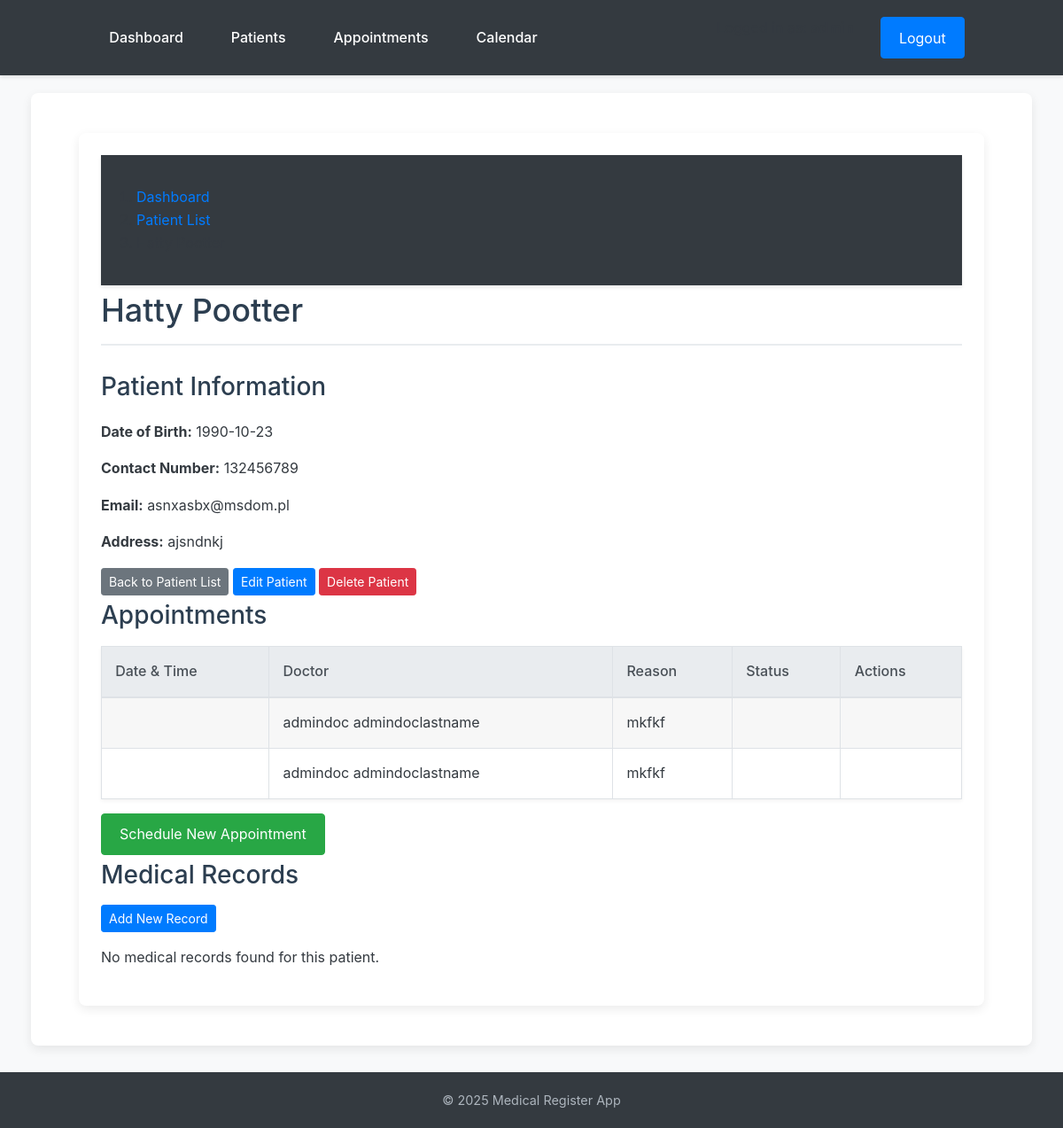
The page /patients/1/ (signed in) on the database its author committed.
### kummapp/models.py (models this page shows, shortened)
class Patient(models.Model):
    user = models.OneToOneField(User, on_delete=models.CASCADE, null=True, blank=True)
    first_name = models.CharField(max_length=100)
    last_name = models.CharField(max_length=100)
    date_of_birth = models.DateField()
    address = models.CharField(max_length=200)
    phone_number = models.CharField(max_length=15)
    email = models.EmailField(max_length=100, unique=True)

class Appointment(models.Model):
    patient = models.ForeignKey(Patient, on_delete=models.CASCADE)
    doctor = models.ForeignKey(Doctor, on_delete=models.CASCADE)
    appointment_date = models.DateTimeField()
    reason = models.TextField()
    notes = models.TextField(blank=True, null=True)

class Doctor(models.Model):
    user = models.OneToOneField(User, on_delete=models.CASCADE)
    first_name = models.CharField(max_length=100)
    last_name = models.CharField(max_length=100)
    specialization = models.CharField(max_length=100)
    phone_number = models.CharField(max_length=15)
    email = models.EmailField(max_length=100, unique=True)

### kummapp/views.py (the view)
# urls.py: path('patients/<int:patient_id>/', views.patient_detail, name='patient_detail'),
@login_required
def patient_detail(request, patient_id):
    patient = Patient.objects.get(id=patient_id)
    appointments = Appointment.objects.filter(patient=patient).order_by('-appointment_date')
    medical_records = MedicalRecord.objects.filter(patient=patient).order_by('-visit_date')
    context = {
        'patient': patient,
        'appointments': appointments,
        'medical_records': medical_records
    }
    return render(request, 'kummapp/patient_detail.html', context)

### kummapp/templates/kummapp/patient_detail.html (shortened to what this page needs)
{% extends "kummapp/layout.html" %}
{% block content %}
<div class="container patient-detail-container">
    <nav aria-label="breadcrumb">
        <ol class="breadcrumb">
            <li class="breadcrumb-item"><a href="{% url 'index' %}">Dashboard</a></li>
            <li class="breadcrumb-item"><a href="{% url 'patient_list' %}">Patient List</a></li>
            <li class="breadcrumb-item active" aria-current="page">{{ patient.first_name }} {{ patient.last_name }}</li>
        </ol>
    </nav>
    <h1>{{ patient.first_name }} {{ patient.last_name }}</h1>
    <div class="patient-info card mb-4">
        <div class="card-header">
            <h2>Patient Information</h2>
        </div>
        <div class="card-body">
            <p><strong>Date of Birth:</strong> {{ patient.date_of_birth|date:"Y-m-d" }}</p>
            <p><strong>Contact Number:</strong> {{ patient.phone_number }}</p>
            <p><strong>Email:</strong> {{ patient.email }}</p>
            <p><strong>Address:</strong> {{ patient.address }}</p>
            <div class="mt-3">
                <a href="{% url 'patient_list' %}" class="btn btn-secondary btn-sm">Back to Patient List</a>
                <a href="{% url 'edit_patient' patient.id %}" class="btn btn-primary btn-sm">Edit Patient</a>
                <a href="{% url 'delete_patient' patient.id %}" class="btn btn-danger btn-sm" onclick="return confirm('Are you sure you want to delete this patient?');">Delete Patient</a>
            </div>
        </div>
    </div>
    <div class="appointments-section card mb-4">
        <div class="card-header">
            <h2>Appointments</h2>
        </div>
        <div class="card-body">
            {% if appointments %}
                <table class="table table-striped table-hover">
                    <thead>
                        <tr>
                            <th>Date & Time</th>
                            <th>Doctor</th>
                            <th>Reason</th>
                            <th>Status</th>
                            <th>Actions</th>
                        </tr>
                    </thead>
                    <tbody>
                        {% for appointment in appointments %}
                        <tr>
                            <td>{{ appointment.appointment_datetime|date:"Y-m-d H:i" }}</td>
                            <td>{{ appointment.doctor.first_name }} {{ appointment.doctor.last_name }}</td>
                            <td>{{ appointment.reason }}</td>
                            <td>{{ appointment.get_status_display }}</td>
                            <td>
                            </td>
                        </tr>
                        {% endfor %}
                    </tbody>
                </table>
            {% else %}
                <p>No appointments scheduled for this patient.</p>
            {% endif %}
            <a href="{% url 'add_appointment' %}?patient_id={{ patient.id }}" class="btn btn-success mt-3">Schedule New Appointment</a>
        </div>
    </div>
    <div class="medical-records-section card">
        <div class="card-header">
            <h2>Medical Records</h2>
            <a href="{% url 'add_medical_record' patient.id %}" class="btn btn-primary btn-sm float-end">Add New Record</a>
        </div>
        <div class="card-body">
            {% if medical_records %}
                {% for record in medical_records %}
                <div class="medical-record-entry card mb-3">
                    <div class="card-body">
                        <h5 class="card-title">Record on {{ record.visit_date|date:"Y-m-d" }} with Dr. {{ record.doctor.first_name }} {{ record.doctor.last_name }}</h5>
                        <p><strong>Diagnosis:</strong> {{ record.diagnosis }}</p>
                        <p><strong>Treatment:</strong> {{ record.treatment }}</p>
                        <p><strong>Notes:</strong><br>{{ record.notes|linebreaksbr }}</p>
                        <div class="mt-2">
                            <a href="{% url 'edit_medical_record' record.id %}" class="btn btn-secondary btn-sm">Edit Record</a>
                            <a href="{% url 'delete_medical_record' record.id %}" class="btn btn-danger btn-sm" onclick="return confirm('Are you sure you want to delete this medical record?');">Delete Record</a>
                        </div>
                    </div>
                </div>
                {% endfor %}
            {% else %}
                <p>No medical records found for this patient.</p>
            {% endif %}
        </div>
    </div>
</div>
{% endblock %}

### kummapp/templates/kummapp/layout.html (shortened to what this page needs)
<!DOCTYPE html>
<html lang="en">
<head>
    {% load static %}
    <link rel="stylesheet" type="text/css" href="{% static 'kummapp/style.css' %}">
</head>
<body>
    <nav>
        <div class="nav-container">
            <ul class="nav-links">
                <li><a href="{% url 'index' %}">Dashboard</a></li>
                <li><a href="{% url 'patient_list' %}">Patients</a></li>
                <li><a href="{% url 'appointment_list' %}">Appointments</a></li>
                <li><a href="{% url 'calendar' %}">Calendar</a></li>
            </ul>
            <ul class="nav-auth">
                {% if user.is_authenticated %}
                    <li class="nav-user-info">Logged in as: <strong>{{ user.username }}</strong></li>
                    <li><a href="{% url 'logout' %}" class="btn btn-logout">Logout</a></li>
                {% else %}
                    <li><a href="{% url 'login' %}" class="btn btn-login">Login</a></li>
                {% endif %}
            </ul>
        </div>
    </nav>
    <div class="main-content-area container">
        {% block content %}
        {% endblock %}
    </div>
    <footer>
        <p>&copy; 2025 Medical Register App</p>
    </footer>
</body>
</html>

### kummapp/static/kummapp/style.css (style rules this page uses)
body { font-family: -apple-system, BlinkMacSystemFont, "Segoe UI", Roboto, "Helvetica Neue", Arial, sans-serif; margin: 0; background-color: #f8f9fa; color: #343a40; line-height: 1.6; }
.container { width: 90%; max-width: 1200px; margin: 20px auto; background-color: #ffffff; padding: 25px; border-radius: 8px; box-shadow: 0 4px 12px rgba(0, 0, 0, 0.08); }
h1, h2, h3, h4, h5, h6 { color: #2c3e50; margin-top: 0; margin-bottom: 0.75rem; font-weight: 500; }
h1 { font-size: 2.25rem; border-bottom: 2px solid #e9ecef; padding-bottom: 0.5rem; margin-bottom: 1.5rem; }
h2 { font-size: 1.75rem; }
p { margin-bottom: 1rem; }
a { color: #007bff; text-decoration: none; transition: color 0.2s ease-in-out; }
nav { background-color: #343a40; padding: 1.2rem 0; box-shadow: 0 2px 4px rgba(0,0,0,0.1); }
.nav-container { display: flex; justify-content: center; align-items: center; position: relative; max-width: 1200px; margin: 0 auto; padding: 0 1rem; }
nav ul { list-style-type: none; padding: 0; margin: 0 auto; display: flex; }
nav ul li { margin: 0 15px; }
nav ul li a { color: #ffffff; font-weight: 500; font-size: 1rem; padding: 0.5rem 0.75rem; border-radius: 4px; }
.btn, button[type="submit"] { display: inline-block; font-weight: 400; color: #ffffff; text-align: center; vertical-align: middle; cursor: pointer; background-color: #007bff; border: 1px solid #007bff; padding: 0.65rem 1.25rem; font-size: 1rem; line-height: 1.5; border-radius: 0.25rem; transition: color 0.15s ease-in-out, background-color 0.15s ease-in-out, border-color 0.15s ease-in-out, box-shadow 0.15s ease-in-out; text-decoration: none; }
.btn-primary { background-color: #007bff; border-color: #007bff; }
.btn-secondary { background-color: #6c757d; border-color: #6c757d; }
.btn-success { background-color: #28a745; border-color: #28a745; }
.btn-danger { background-color: #dc3545; border-color: #dc3545; }
.btn-sm { padding: 0.25rem 0.5rem; font-size: 0.875rem; line-height: 1.5; border-radius: 0.2rem; }
table { width: 100%; margin-bottom: 1rem; background-color: #fff; border-collapse: collapse; box-shadow: 0 2px 4px rgba(0,0,0,0.05); }
table th, table td { padding: 0.95rem; vertical-align: top; border: 1px solid #dee2e6; text-align: left; }
table thead th { vertical-align: bottom; border-bottom: 2px solid #dee2e6; background-color: #e9ecef; color: #495057; font-weight: 500; }
table tbody tr:nth-of-type(odd) { background-color: rgba(0, 0, 0, 0.03); }
footer { text-align: center; padding: 20px 0; margin-top: 30px; background-color: #343a40; color: #adb5bd; font-size: 0.9rem; }
footer p { margin: 0; }

### rows shown on the page
Patient: first_name "Hatty", last_name "Pootter", date_of_birth "1990-10-23", phone_number "132456789", email "asnxasbx@msdom.pl", address "ajsndnkj"
Appointment: doctor.first_name "admindoc", doctor.last_name "admindoclastname", reason "mkfkf"
Appointment: doctor.first_name "admindoc", doctor.last_name "admindoclastname", reason "mkfkf"
